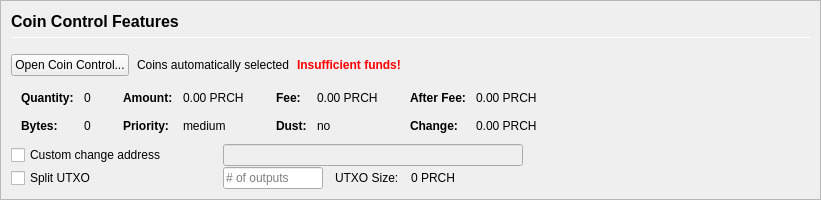
         <widget class="QFrame" name="frameCoinControl">
          <property name="sizePolicy">
           <sizepolicy hsizetype="Expanding" vsizetype="Expanding">
            <horstretch>0</horstretch>
            <verstretch>0</verstretch>
           </sizepolicy>
          </property>
          <property name="maximumSize">
           <size>
            <width>16777215</width>
            <height>16777215</height>
           </size>
          </property>
          <property name="frameShape">
           <enum>QFrame::StyledPanel</enum>
          </property>
          <property name="frameShadow">
           <enum>QFrame::Sunken</enum>
          </property>
          <layout class="QVBoxLayout" name="verticalLayoutCoinControl2">
           <property name="spacing">
            <number>0</number>
           </property>
           <property name="margin">
            <number>0</number>
           </property>
           <item>
            <widget class="QFrame" name="frameCoinControl_BG">
             <layout class="QVBoxLayout" name="verticalLayoutCoinControl" stretch="0,0,0,0,0,0">
              <property name="spacing">
               <number>1</number>
              </property>
              <property name="leftMargin">
               <number>10</number>
              </property>
              <property name="topMargin">
               <number>10</number>
              </property>
              <item>
               <layout class="QHBoxLayout" name="horizontalLayoutCoinControl1">
                <property name="bottomMargin">
                 <number>15</number>
                </property>
                <item>
                 <layout class="QVBoxLayout" name="verticalLayout_3">
                  <property name="spacing">
                   <number>6</number>
                  </property>
                  <item>
                   <widget class="QLabel" name="labelCoinControlFeatures">
                    <property name="sizePolicy">
                     <sizepolicy hsizetype="Preferred" vsizetype="Maximum">
                      <horstretch>0</horstretch>
                      <verstretch>0</verstretch>
                     </sizepolicy>
                    </property>
                    <property name="minimumSize">
                     <size>
                      <width>0</width>
                      <height>20</height>
                     </size>
                    </property>
                    <property name="font">
                     <font>
                      <pointsize>12</pointsize>
                      <weight>75</weight>
                      <bold>true</bold>
                     </font>
                    </property>
                    <property name="styleSheet">
                     <string notr="true">font-weight:bold;</string>
                    </property>
                    <property name="text">
                     <string>Coin Control Features</string>
                    </property>
                   </widget>
                  </item>
                  <item>
                   <widget class="Line" name="line">
                    <property name="minimumSize">
                     <size>
                      <width>0</width>
                      <height>1</height>
                     </size>
                    </property>
                    <property name="maximumSize">
                     <size>
                      <width>16777215</width>
                      <height>1</height>
                     </size>
                    </property>
                    <property name="orientation">
                     <enum>Qt::Horizontal</enum>
                    </property>
                   </widget>
                  </item>
                 </layout>
                </item>
               </layout>
              </item>
              <item>
               <layout class="QHBoxLayout" name="horizontalLayoutCoinControl2" stretch="0,0,0,0">
                <property name="spacing">
                 <number>8</number>
                </property>
                <property name="bottomMargin">
                 <number>10</number>
                </property>
                <item>
                 <widget class="QPushButton" name="pushButtonCoinControl">
                  <property name="styleSheet">
                   <string notr="true"/>
                  </property>
                  <property name="text">
                   <string>Open Coin Control...</string>
                  </property>
                  <property name="autoDefault">
                   <bool>false</bool>
                  </property>
                 </widget>
                </item>
                <item>
                 <widget class="QLabel" name="labelCoinControlAutomaticallySelected">
                  <property name="text">
                   <string>Coins automatically selected</string>
                  </property>
                  <property name="margin">
                   <number>5</number>
                  </property>
                 </widget>
                </item>
                <item>
                 <widget class="QLabel" name="labelCoinControlInsuffFunds">
                  <property name="font">
                   <font>
                    <weight>75</weight>
                    <bold>true</bold>
                   </font>
                  </property>
                  <property name="styleSheet">
                   <string notr="true">color:red;font-weight:bold;</string>
                  </property>
                  <property name="text">
                   <string>Insufficient funds!</string>
                  </property>
                  <property name="margin">
                   <number>5</number>
                  </property>
                 </widget>
                </item>
                <item>
                 <spacer name="horizontalSpacerCoinControl">
                  <property name="orientation">
                   <enum>Qt::Horizontal</enum>
                  </property>
                  <property name="sizeHint" stdset="0">
                   <size>
                    <width>40</width>
                    <height>1</height>
                   </size>
                  </property>
                 </spacer>
                </item>
               </layout>
              </item>
              <item>
               <widget class="QWidget" name="widgetCoinControl" native="true">
                <property name="sizePolicy">
                 <sizepolicy hsizetype="Preferred" vsizetype="Preferred">
                  <horstretch>0</horstretch>
                  <verstretch>0</verstretch>
                 </sizepolicy>
                </property>
                <property name="minimumSize">
                 <size>
                  <width>0</width>
                  <height>0</height>
                 </size>
                </property>
                <property name="styleSheet">
                 <string notr="true"/>
                </property>
                <layout class="QHBoxLayout" name="horizontalLayoutCoinControl5">
                 <property name="margin">
                  <number>0</number>
                 </property>
                 <item>
                  <layout class="QHBoxLayout" name="horizontalLayoutCoinControl3" stretch="0,0,0,1">
                   <property name="spacing">
                    <number>20</number>
                   </property>
                   <property name="topMargin">
                    <number>0</number>
                   </property>
                   <property name="bottomMargin">
                    <number>10</number>
                   </property>
                   <item>
                    <layout class="QFormLayout" name="formLayoutCoinControl1">
                     <property name="horizontalSpacing">
                      <number>10</number>
                     </property>
                     <property name="verticalSpacing">
                      <number>14</number>
                     </property>
                     <property name="leftMargin">
                      <number>10</number>
                     </property>
                     <property name="topMargin">
                      <number>4</number>
                     </property>
                     <property name="rightMargin">
                      <number>6</number>
                     </property>
                     <item row="0" column="0">
                      <widget class="QLabel" name="labelCoinControlQuantityText">
                       <property name="font">
                        <font>
                         <weight>75</weight>
                         <bold>true</bold>
                        </font>
                       </property>
                       <property name="text">
                        <string>Quantity:</string>
                       </property>
                       <property name="margin">
                        <number>0</number>
                       </property>
                      </widget>
                     </item>
                     <item row="0" column="1">
                      <widget class="QLabel" name="labelCoinControlQuantity">
                       <property name="cursor">
                        <cursorShape>IBeamCursor</cursorShape>
                       </property>
                       <property name="contextMenuPolicy">
                        <enum>Qt::ActionsContextMenu</enum>
                       </property>
                       <property name="text">
                        <string notr="true">0</string>
                       </property>
                       <property name="margin">
                        <number>0</number>
                       </property>
                       <property name="textInteractionFlags">
                        <set>Qt::LinksAccessibleByMouse|Qt::TextSelectableByKeyboard|Qt::TextSelectableByMouse</set>
                       </property>
                      </widget>
                     </item>
                     <item row="1" column="0">
                      <widget class="QLabel" name="labelCoinControlBytesText">
                       <property name="font">
                        <font>
                         <weight>75</weight>
                         <bold>true</bold>
                        </font>
                       </property>
                       <property name="text">
                        <string>Bytes:</string>
                       </property>
                      </widget>
                     </item>
                     <item row="1" column="1">
                      <widget class="QLabel" name="labelCoinControlBytes">
                       <property name="cursor">
                        <cursorShape>IBeamCursor</cursorShape>
                       </property>
                       <property name="contextMenuPolicy">
                        <enum>Qt::ActionsContextMenu</enum>
                       </property>
                       <property name="text">
                        <string notr="true">0</string>
                       </property>
                       <property name="textInteractionFlags">
                        <set>Qt::LinksAccessibleByMouse|Qt::TextSelectableByKeyboard|Qt::TextSelectableByMouse</set>
                       </property>
                      </widget>
                     </item>
                    </layout>
                   </item>
                   <item>
                    <layout class="QFormLayout" name="formLayoutCoinControl2">
                     <property name="horizontalSpacing">
                      <number>10</number>
                     </property>
                     <property name="verticalSpacing">
                      <number>14</number>
                     </property>
                     <property name="leftMargin">
                      <number>6</number>
                     </property>
                     <property name="topMargin">
                      <number>4</number>
                     </property>
                     <property name="rightMargin">
                      <number>6</number>
                     </property>
                     <item row="0" column="0">
                      <widget class="QLabel" name="labelCoinControlAmountText">
                       <property name="font">
                        <font>
                         <weight>75</weight>
                         <bold>true</bold>
                        </font>
                       </property>
                       <property name="text">
                        <string>Amount:</string>
                       </property>
                       <property name="margin">
                        <number>0</number>
                       </property>
                      </widget>
                     </item>
                     <item row="0" column="1">
                      <widget class="QLabel" name="labelCoinControlAmount">
                       <property name="cursor">
                        <cursorShape>IBeamCursor</cursorShape>
                       </property>
                       <property name="contextMenuPolicy">
                        <enum>Qt::ActionsContextMenu</enum>
                       </property>
                       <property name="text">
                        <string notr="true">0.00 PRCH</string>
                       </property>
                       <property name="textInteractionFlags">
                        <set>Qt::LinksAccessibleByMouse|Qt::TextSelectableByKeyboard|Qt::TextSelectableByMouse</set>
                       </property>
                      </widget>
                     </item>
                     <item row="1" column="0">
                      <widget class="QLabel" name="labelCoinControlPriorityText">
                       <property name="font">
                        <font>
                         <weight>75</weight>
                         <bold>true</bold>
                        </font>
                       </property>
                       <property name="text">
                        <string>Priority:</string>
                       </property>
                      </widget>
                     </item>
                     <item row="1" column="1">
                      <widget class="QLabel" name="labelCoinControlPriority">
                       <property name="cursor">
                        <cursorShape>IBeamCursor</cursorShape>
                       </property>
                       <property name="contextMenuPolicy">
                        <enum>Qt::ActionsContextMenu</enum>
                       </property>
                       <property name="text">
                        <string>medium</string>
                       </property>
                       <property name="textInteractionFlags">
                        <set>Qt::LinksAccessibleByMouse|Qt::TextSelectableByKeyboard|Qt::TextSelectableByMouse</set>
                       </property>
                      </widget>
                     </item>
                    </layout>
                   </item>
                   <item>
                    <layout class="QFormLayout" name="formLayoutCoinControl3">
                     <property name="horizontalSpacing">
                      <number>10</number>
                     </property>
                     <property name="verticalSpacing">
                      <number>14</number>
                     </property>
                     <property name="leftMargin">
                      <number>6</number>
                     </property>
                     <property name="topMargin">
                      <number>4</number>
                     </property>
                     <property name="rightMargin">
                      <number>6</number>
                     </property>
                     <item row="0" column="0">
                      <widget class="QLabel" name="labelCoinControlFeeText">
                       <property name="font">
                        <font>
                         <weight>75</weight>
                         <bold>true</bold>
                        </font>
                       </property>
                       <property name="text">
                        <string>Fee:</string>
                       </property>
                       <property name="margin">
                        <number>0</number>
                       </property>
                      </widget>
                     </item>
                     <item row="0" column="1">
                      <widget class="QLabel" name="labelCoinControlFee">
                       <property name="cursor">
                        <cursorShape>IBeamCursor</cursorShape>
                       </property>
                       <property name="contextMenuPolicy">
                        <enum>Qt::ActionsContextMenu</enum>
                       </property>
                       <property name="text">
                        <string notr="true">0.00 PRCH</string>
                       </property>
                       <property name="textInteractionFlags">
                        <set>Qt::LinksAccessibleByMouse|Qt::TextSelectableByKeyboard|Qt::TextSelectableByMouse</set>
                       </property>
                      </widget>
                     </item>
                     <item row="1" column="0">
                      <widget class="QLabel" name="labelCoinControlLowOutputText">
                       <property name="font">
                        <font>
                         <weight>75</weight>
                         <bold>true</bold>
                        </font>
                       </property>
                       <property name="text">
                        <string>Dust:</string>
                       </property>
                      </widget>
                     </item>
                     <item row="1" column="1">
                      <widget class="QLabel" name="labelCoinControlLowOutput">
                       <property name="cursor">
                        <cursorShape>IBeamCursor</cursorShape>
                       </property>
                       <property name="contextMenuPolicy">
                        <enum>Qt::ActionsContextMenu</enum>
                       </property>
                       <property name="text">
                        <string>no</string>
                       </property>
                       <property name="textInteractionFlags">
                        <set>Qt::LinksAccessibleByMouse|Qt::TextSelectableByKeyboard|Qt::TextSelectableByMouse</set>
                       </property>
                      </widget>
                     </item>
                    </layout>
                   </item>
                   <item>
                    <layout class="QFormLayout" name="formLayoutCoinControl4">
                     <property name="horizontalSpacing">
                      <number>10</number>
                     </property>
                     <property name="verticalSpacing">
                      <number>14</number>
                     </property>
                     <property name="leftMargin">
                      <number>6</number>
                     </property>
                     <property name="topMargin">
                      <number>4</number>
                     </property>
                     <property name="rightMargin">
                      <number>6</number>
                     </property>
                     <item row="0" column="0">
                      <widget class="QLabel" name="labelCoinControlAfterFeeText">
                       <property name="font">
                        <font>
                         <weight>75</weight>
                         <bold>true</bold>
                        </font>
                       </property>
                       <property name="text">
                        <string>After Fee:</string>
                       </property>
                       <property name="margin">
                        <number>0</number>
                       </property>
                      </widget>
                     </item>
                     <item row="0" column="1">
                      <widget class="QLabel" name="labelCoinControlAfterFee">
                       <property name="cursor">
                        <cursorShape>IBeamCursor</cursorShape>
                       </property>
                       <property name="contextMenuPolicy">
                        <enum>Qt::ActionsContextMenu</enum>
                       </property>
                       <property name="text">
                        <string notr="true">0.00 PRCH</string>
                       </property>
                       <property name="textInteractionFlags">
                        <set>Qt::LinksAccessibleByMouse|Qt::TextSelectableByKeyboard|Qt::TextSelectableByMouse</set>
                       </property>
                      </widget>
                     </item>
                     <item row="1" column="0">
                      <widget class="QLabel" name="labelCoinControlChangeText">
                       <property name="font">
                        <font>
                         <weight>75</weight>
                         <bold>true</bold>
                        </font>
                       </property>
                       <property name="text">
                        <string>Change:</string>
                       </property>
                      </widget>
                     </item>
                     <item row="1" column="1">
                      <widget class="QLabel" name="labelCoinControlChange">
                       <property name="cursor">
                        <cursorShape>IBeamCursor</cursorShape>
                       </property>
                       <property name="contextMenuPolicy">
                        <enum>Qt::ActionsContextMenu</enum>
                       </property>
                       <property name="text">
                        <string notr="true">0.00 PRCH</string>
                       </property>
                       <property name="textInteractionFlags">
                        <set>Qt::LinksAccessibleByMouse|Qt::TextSelectableByKeyboard|Qt::TextSelectableByMouse</set>
                       </property>
                      </widget>
                     </item>
                    </layout>
                   </item>
                  </layout>
                 </item>
                </layout>
               </widget>
              </item>
              <item>
               <layout class="QHBoxLayout" name="horizontalLayoutCoinControl4">
                <property name="spacing">
                 <number>12</number>
                </property>
                <property name="sizeConstraint">
                 <enum>QLayout::SetDefaultConstraint</enum>
                </property>
                <property name="topMargin">
                 <number>0</number>
                </property>
                <property name="rightMargin">
                 <number>0</number>
                </property>
                <item>
                 <widget class="QCheckBox" name="checkBoxCoinControlChange">
                  <property name="sizePolicy">
                   <sizepolicy hsizetype="Preferred" vsizetype="Preferred">
                    <horstretch>0</horstretch>
                    <verstretch>0</verstretch>
                   </sizepolicy>
                  </property>
                  <property name="minimumSize">
                   <size>
                    <width>200</width>
                    <height>0</height>
                   </size>
                  </property>
                  <property name="maximumSize">
                   <size>
                    <width>200</width>
                    <height>16777215</height>
                   </size>
                  </property>
                  <property name="toolTip">
                   <string>If this is activated, but the change address is empty or invalid, change will be sent to a newly generated address.</string>
                  </property>
                  <property name="text">
                   <string>Custom change address</string>
                  </property>
                 </widget>
                </item>
                <item>
                 <widget class="QValidatedLineEdit" name="lineEditCoinControlChange">
                  <property name="enabled">
                   <bool>false</bool>
                  </property>
                  <property name="sizePolicy">
                   <sizepolicy hsizetype="Preferred" vsizetype="Preferred">
                    <horstretch>0</horstretch>
                    <verstretch>0</verstretch>
                   </sizepolicy>
                  </property>
                  <property name="minimumSize">
                   <size>
                    <width>300</width>
                    <height>0</height>
                   </size>
                  </property>
                 </widget>
                </item>
                <item>
                 <widget class="QLabel" name="labelCoinControlChangeLabel">
                  <property name="sizePolicy">
                   <sizepolicy hsizetype="Preferred" vsizetype="Preferred">
                    <horstretch>0</horstretch>
                    <verstretch>0</verstretch>
                   </sizepolicy>
                  </property>
                  <property name="minimumSize">
                   <size>
                    <width>100</width>
                    <height>0</height>
                   </size>
                  </property>
                  <property name="text">
                   <string/>
                  </property>
                  <property name="margin">
                   <number>3</number>
                  </property>
                 </widget>
                </item>
               </layout>
              </item>
              <item>
               <layout class="QHBoxLayout" name="horizontalLayoutCoinControl6">
                <property name="spacing">
                 <number>12</number>
                </property>
                <property name="rightMargin">
                 <number>0</number>
                </property>
                <item>
                 <widget class="QCheckBox" name="splitBlockCheckBox">
                  <property name="sizePolicy">
                   <sizepolicy hsizetype="Preferred" vsizetype="Preferred">
                    <horstretch>0</horstretch>
                    <verstretch>0</verstretch>
                   </sizepolicy>
                  </property>
                  <property name="minimumSize">
                   <size>
                    <width>200</width>
                    <height>0</height>
                   </size>
                  </property>
                  <property name="maximumSize">
                   <size>
                    <width>200</width>
                    <height>16777215</height>
                   </size>
                  </property>
                  <property name="text">
                   <string>Split UTXO</string>
                  </property>
                 </widget>
                </item>
                <item>
                 <widget class="QLineEdit" name="splitBlockLineEdit">
                  <property name="sizePolicy">
                   <sizepolicy hsizetype="Preferred" vsizetype="Preferred">
                    <horstretch>50</horstretch>
                    <verstretch>0</verstretch>
                   </sizepolicy>
                  </property>
                  <property name="minimumSize">
                   <size>
                    <width>100</width>
                    <height>0</height>
                   </size>
                  </property>
                  <property name="maximumSize">
                   <size>
                    <width>100</width>
                    <height>16777215</height>
                   </size>
                  </property>
                  <property name="placeholderText">
                   <string># of outputs</string>
                  </property>
                 </widget>
                </item>
                <item>
                 <widget class="QLabel" name="labelBlockSizeText">
                  <property name="text">
                   <string>UTXO Size:</string>
                  </property>
                 </widget>
                </item>
                <item>
                 <widget class="QLabel" name="labelBlockSize">
                  <property name="text">
                   <string>0 PRCH</string>
                  </property>
                 </widget>
                </item>
                <item>
                 <spacer name="horizontalSpacer_7">
                  <property name="orientation">
                   <enum>Qt::Horizontal</enum>
                  </property>
                  <property name="sizeHint" stdset="0">
                   <size>
                    <width>40</width>
                    <height>20</height>
                   </size>
                  </property>
                 </spacer>
                </item>
               </layout>
              </item>
              <item>
               <spacer name="verticalSpacerCoinControl">
                <property name="orientation">
                 <enum>Qt::Vertical</enum>
                </property>
                <property name="sizeHint" stdset="0">
                 <size>
                  <width>800</width>
                  <height>1</height>
                 </size>
                </property>
               </spacer>
              </item>
             </layout>
            </widget>
           </item>
          </layout>
         </widget>
